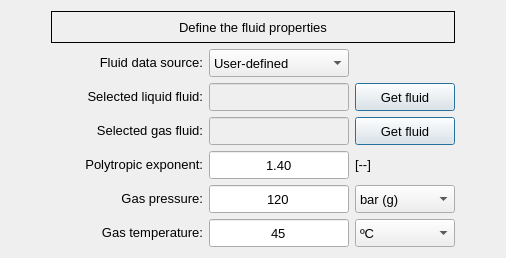
                  <widget class="QFrame" name="frame_3">
                   <property name="frameShape">
                    <enum>QFrame::NoFrame</enum>
                   </property>
                   <property name="frameShadow">
                    <enum>QFrame::Raised</enum>
                   </property>
                   <layout class="QGridLayout" name="gridLayout">
                    <item row="4" column="2">
                     <widget class="QLineEdit" name="lineEdit_polytropic_exponent">
                      <property name="minimumSize">
                       <size>
                        <width>140</width>
                        <height>28</height>
                       </size>
                      </property>
                      <property name="maximumSize">
                       <size>
                        <width>140</width>
                        <height>28</height>
                       </size>
                      </property>
                      <property name="font">
                       <font>
                        <family>MS Shell Dlg 2</family>
                        <pointsize>10</pointsize>
                        <weight>50</weight>
                        <italic>false</italic>
                        <bold>false</bold>
                       </font>
                      </property>
                      <property name="focusPolicy">
                       <enum>Qt::StrongFocus</enum>
                      </property>
                      <property name="text">
                       <string>1.40</string>
                      </property>
                      <property name="alignment">
                       <set>Qt::AlignCenter</set>
                      </property>
                     </widget>
                    </item>
                    <item row="1" column="1">
                     <widget class="QLabel" name="label_molar_mass_2">
                      <property name="minimumSize">
                       <size>
                        <width>152</width>
                        <height>28</height>
                       </size>
                      </property>
                      <property name="maximumSize">
                       <size>
                        <width>152</width>
                        <height>28</height>
                       </size>
                      </property>
                      <property name="font">
                       <font>
                        <family>MS Shell Dlg 2</family>
                        <pointsize>10</pointsize>
                        <weight>50</weight>
                        <italic>false</italic>
                        <bold>false</bold>
                       </font>
                      </property>
                      <property name="text">
                       <string>&lt;html&gt;&lt;head/&gt;&lt;body&gt;&lt;p align=&quot;right&quot;&gt;Fluid data source:&lt;/p&gt;&lt;/body&gt;&lt;/html&gt;</string>
                      </property>
                      <property name="alignment">
                       <set>Qt::AlignRight|Qt::AlignTrailing|Qt::AlignVCenter</set>
                      </property>
                     </widget>
                    </item>
                    <item row="2" column="2">
                     <widget class="QLineEdit" name="lineEdit_selected_liquid_fluid">
                      <property name="enabled">
                       <bool>false</bool>
                      </property>
                      <property name="minimumSize">
                       <size>
                        <width>140</width>
                        <height>28</height>
                       </size>
                      </property>
                      <property name="maximumSize">
                       <size>
                        <width>140</width>
                        <height>28</height>
                       </size>
                      </property>
                      <property name="font">
                       <font>
                        <family>MS Shell Dlg 2</family>
                        <pointsize>10</pointsize>
                        <weight>50</weight>
                        <italic>false</italic>
                        <bold>false</bold>
                       </font>
                      </property>
                      <property name="focusPolicy">
                       <enum>Qt::StrongFocus</enum>
                      </property>
                      <property name="text">
                       <string/>
                      </property>
                      <property name="alignment">
                       <set>Qt::AlignCenter</set>
                      </property>
                     </widget>
                    </item>
                    <item row="2" column="0">
                     <spacer name="horizontalSpacer_2">
                      <property name="orientation">
                       <enum>Qt::Horizontal</enum>
                      </property>
                      <property name="sizeHint" stdset="0">
                       <size>
                        <width>40</width>
                        <height>20</height>
                       </size>
                      </property>
                     </spacer>
                    </item>
                    <item row="0" column="1" colspan="3">
                     <widget class="QLabel" name="label_13">
                      <property name="minimumSize">
                       <size>
                        <width>0</width>
                        <height>32</height>
                       </size>
                      </property>
                      <property name="maximumSize">
                       <size>
                        <width>16777215</width>
                        <height>32</height>
                       </size>
                      </property>
                      <property name="font">
                       <font>
                        <family>MS Shell Dlg 2</family>
                        <pointsize>10</pointsize>
                        <weight>50</weight>
                        <italic>false</italic>
                        <bold>false</bold>
                       </font>
                      </property>
                      <property name="frameShape">
                       <enum>QFrame::Box</enum>
                      </property>
                      <property name="text">
                       <string>Define the fluid properties</string>
                      </property>
                      <property name="textFormat">
                       <enum>Qt::AutoText</enum>
                      </property>
                      <property name="alignment">
                       <set>Qt::AlignCenter</set>
                      </property>
                     </widget>
                    </item>
                    <item row="2" column="4">
                     <spacer name="horizontalSpacer">
                      <property name="orientation">
                       <enum>Qt::Horizontal</enum>
                      </property>
                      <property name="sizeHint" stdset="0">
                       <size>
                        <width>40</width>
                        <height>20</height>
                       </size>
                      </property>
                     </spacer>
                    </item>
                    <item row="4" column="3">
                     <widget class="QLabel" name="label_bulk_modulus_unit">
                      <property name="minimumSize">
                       <size>
                        <width>80</width>
                        <height>28</height>
                       </size>
                      </property>
                      <property name="maximumSize">
                       <size>
                        <width>80</width>
                        <height>28</height>
                       </size>
                      </property>
                      <property name="font">
                       <font>
                        <family>MS Shell Dlg 2</family>
                        <pointsize>10</pointsize>
                        <weight>50</weight>
                        <italic>false</italic>
                        <bold>false</bold>
                       </font>
                      </property>
                      <property name="text">
                       <string>&lt;html&gt;&lt;head/&gt;&lt;body&gt;&lt;p&gt;[--]&lt;/p&gt;&lt;/body&gt;&lt;/html&gt;</string>
                      </property>
                      <property name="alignment">
                       <set>Qt::AlignLeading|Qt::AlignLeft|Qt::AlignVCenter</set>
                      </property>
                     </widget>
                    </item>
                    <item row="5" column="2">
                     <widget class="QLineEdit" name="lineEdit_gas_pressure">
                      <property name="minimumSize">
                       <size>
                        <width>140</width>
                        <height>28</height>
                       </size>
                      </property>
                      <property name="maximumSize">
                       <size>
                        <width>140</width>
                        <height>28</height>
                       </size>
                      </property>
                      <property name="font">
                       <font>
                        <family>MS Shell Dlg 2</family>
                        <pointsize>10</pointsize>
                        <weight>50</weight>
                        <italic>false</italic>
                        <bold>false</bold>
                       </font>
                      </property>
                      <property name="focusPolicy">
                       <enum>Qt::StrongFocus</enum>
                      </property>
                      <property name="text">
                       <string>120</string>
                      </property>
                      <property name="alignment">
                       <set>Qt::AlignCenter</set>
                      </property>
                     </widget>
                    </item>
                    <item row="6" column="3">
                     <widget class="QComboBox" name="comboBox_temperature_units">
                      <property name="minimumSize">
                       <size>
                        <width>100</width>
                        <height>28</height>
                       </size>
                      </property>
                      <property name="maximumSize">
                       <size>
                        <width>100</width>
                        <height>28</height>
                       </size>
                      </property>
                      <property name="font">
                       <font>
                        <family>MS Shell Dlg 2</family>
                        <pointsize>10</pointsize>
                        <weight>50</weight>
                        <italic>false</italic>
                        <bold>false</bold>
                       </font>
                      </property>
                      <item>
                       <property name="text">
                        <string>ºC</string>
                       </property>
                      </item>
                      <item>
                       <property name="text">
                        <string> K</string>
                       </property>
                      </item>
                     </widget>
                    </item>
                    <item row="2" column="1">
                     <widget class="QLabel" name="label_molar_mass">
                      <property name="minimumSize">
                       <size>
                        <width>152</width>
                        <height>28</height>
                       </size>
                      </property>
                      <property name="maximumSize">
                       <size>
                        <width>152</width>
                        <height>28</height>
                       </size>
                      </property>
                      <property name="font">
                       <font>
                        <family>MS Shell Dlg 2</family>
                        <pointsize>10</pointsize>
                        <weight>50</weight>
                        <italic>false</italic>
                        <bold>false</bold>
                       </font>
                      </property>
                      <property name="text">
                       <string>&lt;html&gt;&lt;head/&gt;&lt;body&gt;&lt;p align=&quot;right&quot;&gt;Selected liquid fluid:&lt;/p&gt;&lt;/body&gt;&lt;/html&gt;</string>
                      </property>
                      <property name="alignment">
                       <set>Qt::AlignRight|Qt::AlignTrailing|Qt::AlignVCenter</set>
                      </property>
                     </widget>
                    </item>
                    <item row="5" column="3">
                     <widget class="QComboBox" name="comboBox_pressure_units">
                      <property name="minimumSize">
                       <size>
                        <width>100</width>
                        <height>28</height>
                       </size>
                      </property>
                      <property name="maximumSize">
                       <size>
                        <width>100</width>
                        <height>28</height>
                       </size>
                      </property>
                      <property name="font">
                       <font>
                        <family>MS Shell Dlg 2</family>
                        <pointsize>10</pointsize>
                        <weight>50</weight>
                        <italic>false</italic>
                        <bold>false</bold>
                       </font>
                      </property>
                      <property name="currentIndex">
                       <number>5</number>
                      </property>
                      <item>
                       <property name="text">
                        <string>kgf/cm² (a)</string>
                       </property>
                      </item>
                      <item>
                       <property name="text">
                        <string>bar (a)</string>
                       </property>
                      </item>
                      <item>
                       <property name="text">
                        <string>kPa (a)</string>
                       </property>
                      </item>
                      <item>
                       <property name="text">
                        <string>Pa (a)</string>
                       </property>
                      </item>
                      <item>
                       <property name="text">
                        <string>kgf/cm² (g)</string>
                       </property>
                      </item>
                      <item>
                       <property name="text">
                        <string>bar (g)</string>
                       </property>
                      </item>
                      <item>
                       <property name="text">
                        <string>kPa (g)</string>
                       </property>
                      </item>
                      <item>
                       <property name="text">
                        <string>Pa (g)</string>
                       </property>
                      </item>
                     </widget>
                    </item>
                    <item row="6" column="1">
                     <widget class="QLabel" name="label_45">
                      <property name="minimumSize">
                       <size>
                        <width>152</width>
                        <height>28</height>
                       </size>
                      </property>
                      <property name="maximumSize">
                       <size>
                        <width>152</width>
                        <height>28</height>
                       </size>
                      </property>
                      <property name="font">
                       <font>
                        <family>MS Shell Dlg 2</family>
                        <pointsize>10</pointsize>
                        <weight>50</weight>
                        <italic>false</italic>
                        <bold>false</bold>
                       </font>
                      </property>
                      <property name="text">
                       <string>&lt;html&gt;&lt;head/&gt;&lt;body&gt;&lt;p align=&quot;right&quot;&gt;Gas temperature:&lt;/p&gt;&lt;/body&gt;&lt;/html&gt;</string>
                      </property>
                      <property name="alignment">
                       <set>Qt::AlignCenter</set>
                      </property>
                     </widget>
                    </item>
                    <item row="6" column="2">
                     <widget class="QLineEdit" name="lineEdit_gas_temperature">
                      <property name="minimumSize">
                       <size>
                        <width>140</width>
                        <height>28</height>
                       </size>
                      </property>
                      <property name="maximumSize">
                       <size>
                        <width>140</width>
                        <height>28</height>
                       </size>
                      </property>
                      <property name="font">
                       <font>
                        <family>MS Shell Dlg 2</family>
                        <pointsize>10</pointsize>
                        <weight>50</weight>
                        <italic>false</italic>
                        <bold>false</bold>
                       </font>
                      </property>
                      <property name="focusPolicy">
                       <enum>Qt::StrongFocus</enum>
                      </property>
                      <property name="text">
                       <string>45</string>
                      </property>
                      <property name="alignment">
                       <set>Qt::AlignCenter</set>
                      </property>
                     </widget>
                    </item>
                    <item row="2" column="3">
                     <widget class="QPushButton" name="pushButton_get_liquid_fluid">
                      <property name="minimumSize">
                       <size>
                        <width>100</width>
                        <height>28</height>
                       </size>
                      </property>
                      <property name="maximumSize">
                       <size>
                        <width>100</width>
                        <height>28</height>
                       </size>
                      </property>
                      <property name="font">
                       <font>
                        <family>MS Shell Dlg 2</family>
                        <pointsize>10</pointsize>
                        <weight>50</weight>
                        <italic>false</italic>
                        <bold>false</bold>
                       </font>
                      </property>
                      <property name="styleSheet">
                       <string notr="true"/>
                      </property>
                      <property name="text">
                       <string>Get fluid</string>
                      </property>
                      <property name="autoDefault">
                       <bool>false</bool>
                      </property>
                      <property name="default">
                       <bool>true</bool>
                      </property>
                      <property name="flat">
                       <bool>false</bool>
                      </property>
                     </widget>
                    </item>
                    <item row="5" column="1">
                     <widget class="QLabel" name="label_43">
                      <property name="minimumSize">
                       <size>
                        <width>152</width>
                        <height>28</height>
                       </size>
                      </property>
                      <property name="maximumSize">
                       <size>
                        <width>152</width>
                        <height>28</height>
                       </size>
                      </property>
                      <property name="font">
                       <font>
                        <family>MS Shell Dlg 2</family>
                        <pointsize>10</pointsize>
                        <weight>50</weight>
                        <italic>false</italic>
                        <bold>false</bold>
                       </font>
                      </property>
                      <property name="text">
                       <string>&lt;html&gt;&lt;head/&gt;&lt;body&gt;&lt;p align=&quot;right&quot;&gt;Gas pressure:&lt;/p&gt;&lt;/body&gt;&lt;/html&gt;</string>
                      </property>
                      <property name="alignment">
                       <set>Qt::AlignRight|Qt::AlignTrailing|Qt::AlignVCenter</set>
                      </property>
                     </widget>
                    </item>
                    <item row="1" column="2">
                     <widget class="QComboBox" name="comboBox_fluid_data_source">
                      <property name="minimumSize">
                       <size>
                        <width>140</width>
                        <height>28</height>
                       </size>
                      </property>
                      <property name="maximumSize">
                       <size>
                        <width>16777215</width>
                        <height>28</height>
                       </size>
                      </property>
                      <property name="font">
                       <font>
                        <family>MS Shell Dlg 2</family>
                        <pointsize>10</pointsize>
                        <weight>50</weight>
                        <italic>false</italic>
                        <bold>false</bold>
                       </font>
                      </property>
                      <property name="currentIndex">
                       <number>1</number>
                      </property>
                      <item>
                       <property name="text">
                        <string>RefProp</string>
                       </property>
                      </item>
                      <item>
                       <property name="text">
                        <string>User-defined</string>
                       </property>
                      </item>
                     </widget>
                    </item>
                    <item row="3" column="1">
                     <widget class="QLabel" name="label_molar_mass_3">
                      <property name="minimumSize">
                       <size>
                        <width>152</width>
                        <height>28</height>
                       </size>
                      </property>
                      <property name="maximumSize">
                       <size>
                        <width>152</width>
                        <height>28</height>
                       </size>
                      </property>
                      <property name="font">
                       <font>
                        <family>MS Shell Dlg 2</family>
                        <pointsize>10</pointsize>
                        <weight>50</weight>
                        <italic>false</italic>
                        <bold>false</bold>
                       </font>
                      </property>
                      <property name="text">
                       <string>&lt;html&gt;&lt;head/&gt;&lt;body&gt;&lt;p align=&quot;right&quot;&gt;Selected gas fluid:&lt;/p&gt;&lt;/body&gt;&lt;/html&gt;</string>
                      </property>
                      <property name="alignment">
                       <set>Qt::AlignRight|Qt::AlignTrailing|Qt::AlignVCenter</set>
                      </property>
                     </widget>
                    </item>
                    <item row="4" column="1">
                     <widget class="QLabel" name="label_isentropic_exp">
                      <property name="minimumSize">
                       <size>
                        <width>152</width>
                        <height>28</height>
                       </size>
                      </property>
                      <property name="maximumSize">
                       <size>
                        <width>152</width>
                        <height>28</height>
                       </size>
                      </property>
                      <property name="font">
                       <font>
                        <family>MS Shell Dlg 2</family>
                        <pointsize>10</pointsize>
                        <weight>50</weight>
                        <italic>false</italic>
                        <bold>false</bold>
                       </font>
                      </property>
                      <property name="text">
                       <string>&lt;html&gt;&lt;head/&gt;&lt;body&gt;&lt;p align=&quot;right&quot;&gt;Polytropic exponent:&lt;/p&gt;&lt;/body&gt;&lt;/html&gt;</string>
                      </property>
                      <property name="alignment">
                       <set>Qt::AlignRight|Qt::AlignTrailing|Qt::AlignVCenter</set>
                      </property>
                     </widget>
                    </item>
                    <item row="3" column="2">
                     <widget class="QLineEdit" name="lineEdit_selected_gas_fluid">
                      <property name="enabled">
                       <bool>false</bool>
                      </property>
                      <property name="minimumSize">
                       <size>
                        <width>140</width>
                        <height>28</height>
                       </size>
                      </property>
                      <property name="maximumSize">
                       <size>
                        <width>140</width>
                        <height>28</height>
                       </size>
                      </property>
                      <property name="font">
                       <font>
                        <family>MS Shell Dlg 2</family>
                        <pointsize>10</pointsize>
                        <weight>50</weight>
                        <italic>false</italic>
                        <bold>false</bold>
                       </font>
                      </property>
                      <property name="focusPolicy">
                       <enum>Qt::StrongFocus</enum>
                      </property>
                      <property name="text">
                       <string/>
                      </property>
                      <property name="alignment">
                       <set>Qt::AlignCenter</set>
                      </property>
                     </widget>
                    </item>
                    <item row="3" column="3">
                     <widget class="QPushButton" name="pushButton_get_gas_fluid">
                      <property name="minimumSize">
                       <size>
                        <width>100</width>
                        <height>28</height>
                       </size>
                      </property>
                      <property name="maximumSize">
                       <size>
                        <width>100</width>
                        <height>28</height>
                       </size>
                      </property>
                      <property name="font">
                       <font>
                        <family>MS Shell Dlg 2</family>
                        <pointsize>10</pointsize>
                        <weight>50</weight>
                        <italic>false</italic>
                        <bold>false</bold>
                       </font>
                      </property>
                      <property name="styleSheet">
                       <string notr="true"/>
                      </property>
                      <property name="text">
                       <string>Get fluid</string>
                      </property>
                      <property name="autoDefault">
                       <bool>false</bool>
                      </property>
                      <property name="default">
                       <bool>true</bool>
                      </property>
                      <property name="flat">
                       <bool>false</bool>
                      </property>
                     </widget>
                    </item>
                   </layout>
                  </widget>
